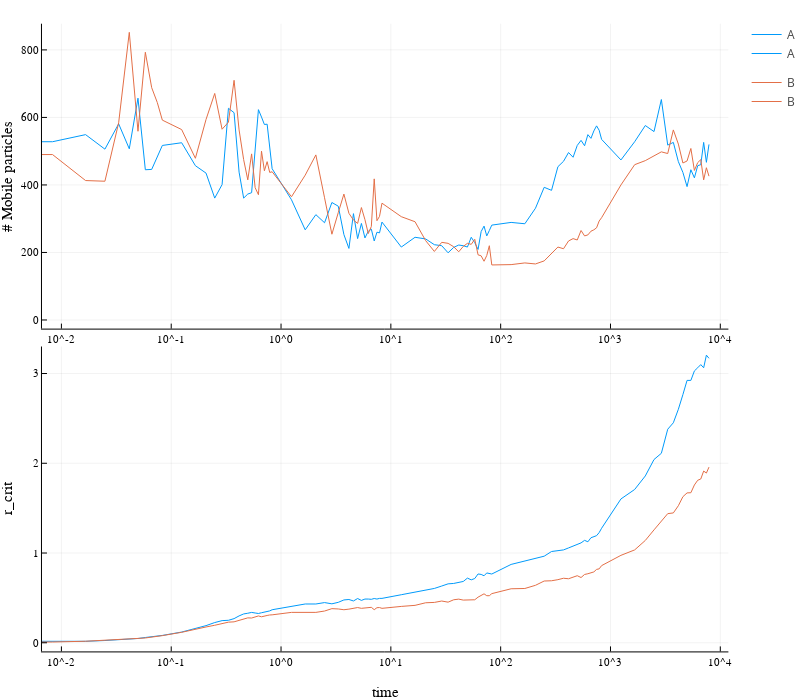

The cell this chart's notebook holds for it:
### Code cell
f_path = "../Sim_results/results_with_wrapped/pos_014K_1.dump"
X_dict, _, r_crits = mob_particles(f_path, plot_stat=true, only_B = false);
#X_dict = load_mob_particles()
